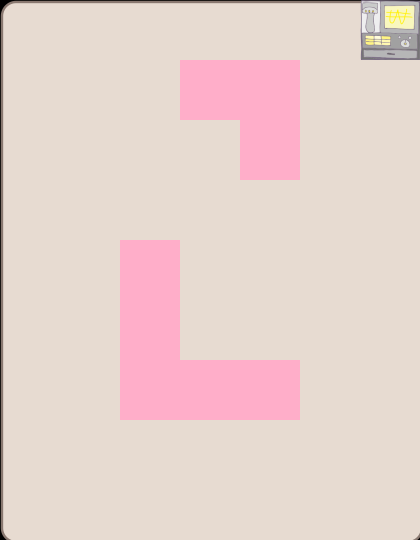

Below is a game level as drawn by its tile map, then a one-line description and the .tmx that defines it (tile-layer data replaced by summaries):
An orthogonal 7x9 tile map with 60x60 px tiles, 3 tile layers (background, wall, Items), 3 tilesets and 13 objects (counter, item1, item3, item4, item2, ...).

<map version="1.0" orientation="orthogonal" width="7" height="9" tilewidth="60" tileheight="60">
 <tileset firstgid="1" name="background1" tilewidth="60" tileheight="60">
  <image source="background1.png" width="424" height="544" />
 </tileset>
 <tileset firstgid="64" source="metaset1.tsx" />
 <tileset firstgid="65" name="wall" tilewidth="60" tileheight="60">
  <image source="wall.png" width="120" height="120" />
 </tileset>
 <layer name="background" width="7" height="9">
  <data>[63 cells, 63 non-empty, 63 distinct tile ids]</data>
 </layer>
 <layer name="wall" width="7" height="9">
  <data>[63 cells, 9 non-empty, 3 distinct tile ids]</data>
 </layer>
 <layer name="Items" width="7" height="9">
  <data>[63 cells, 8 non-empty, 1 distinct tile ids]</data>
 </layer>
 <objectgroup name="endPoint" width="7" height="9">
  <object name="counter" x="361" y="1" width="56" height="57" />
 </objectgroup>
 <objectgroup name="items" width="7" height="9">
  <object name="item1" x="118" y="120" width="58" height="56" />
  <object name="item3" x="59" y="363" width="55" height="56" />
  <object name="item4" x="303" y="363" width="56" height="53" />
  <object name="item2" x="301" y="125" width="55" height="53" />
 </objectgroup>
 <objectgroup name="foods" width="7" height="9">
  <object name="food1" x="60" y="60" width="57" height="57" />
  <object name="food2" x="61" y="180" width="54" height="52" />
  <object name="food3" x="58" y="240" width="57" height="56" />
  <object name="food4" x="181" y="304" width="55" height="53" />
  <object name="food5" x="120" y="421" width="54" height="52" />
  <object name="food6" x="245" y="421" width="54" height="52" />
 </objectgroup>
 <objectgroup name="object" width="7" height="9">
  <object name="character" x="178" y="182" width="58" height="54" />
 </objectgroup>
 <objectgroup name="obstacle" width="7" height="9">
  <object name="obstaclePoint" x="305" y="245" width="54" height="52" />
 </objectgroup>
</map>
